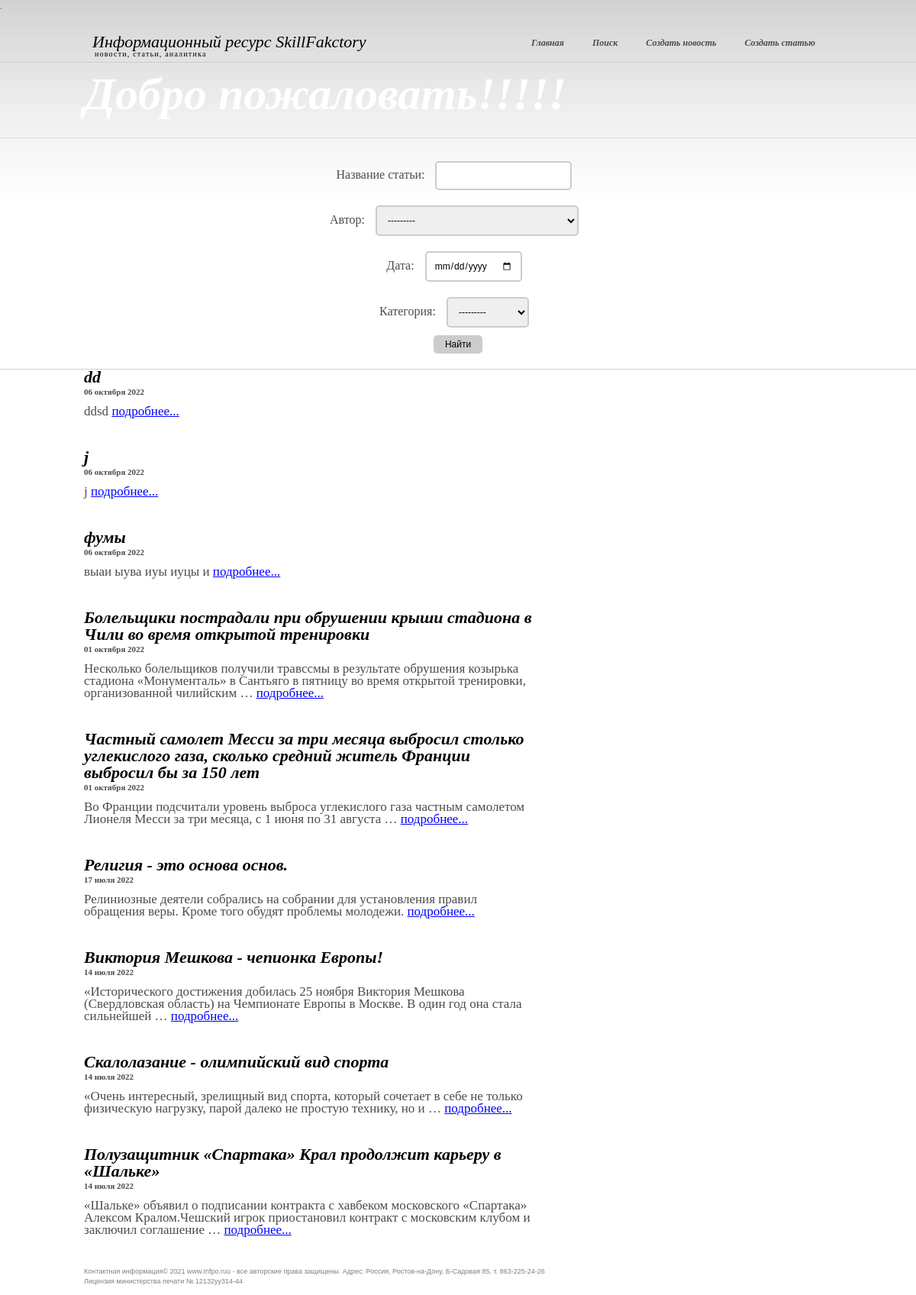
The page /home/search on the database as committed earlier.
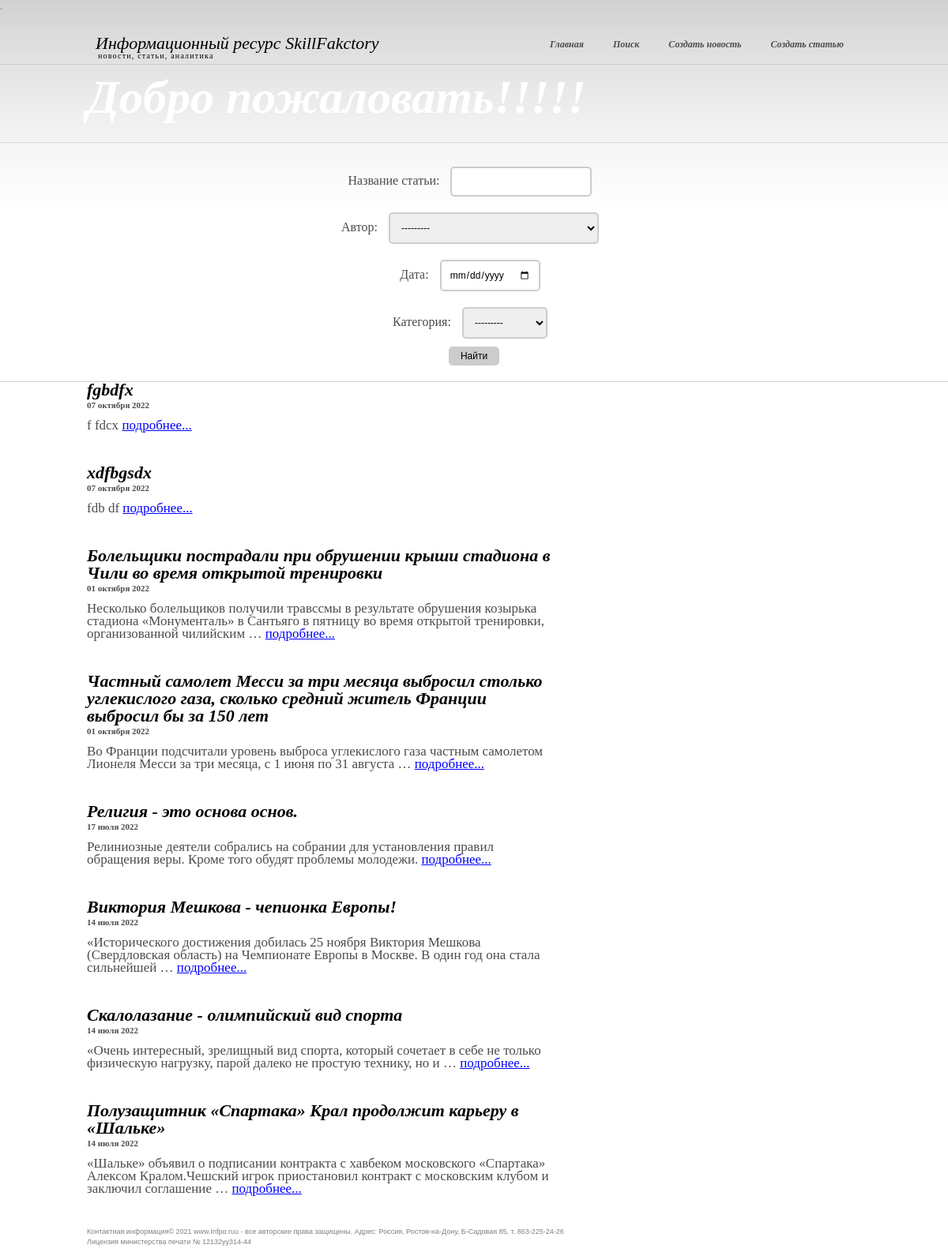
The same page on the database as committed later.
### news/models.py (models this page shows, shortened)
class Post(models.Model):
    head_article = models.CharField(max_length=255)  # post`s name
    text_post = models.TextField()  # text
    date = models.DateTimeField(auto_now_add = True)  # date of the post will be added
    type_post = models.CharField(max_length = 20, choices = POSITIONS, default = 'news')  # post`s type : news or article
    sum_rank = models.IntegerField(default = 0)
    id_author = models.ForeignKey('Author', on_delete = models.CASCADE)  # onetomany relation to the table "Author"
    category = models.ManyToManyField('Category', through = PostCategory)  # manytomany relation to the table "Category"

### news/views.py (the view)
class NewsFilter(ListView):
    model = Post
    template_name = 'search.html'
    context_object_name = 'news'
    ordering = '-date'
    def get_queryset(self):
        queryset = super().get_queryset()
        self.filter = news_filter(self.request.GET, queryset)
        return self.filter.qs
    def get_context_data(self, **kwargs):
        context = super().get_context_data(**kwargs)
        context['filter'] = news_filter(self.request.GET, self.queryset)
        return context

### news/models.py (called while the page is built)
    def __str__(self):
        return f'{self.name}'

    def __str__(self):
        return f'{self.full_name}'

### news/templatetags/custom_filters.py (called while the page is built)
@register.filter()
def censor(value):
    if isinstance(value, str):
        a = ['хрен', 'редиска', 'тыква']
        for i in a:
            b = ' '+i[0]+'*' * (len(i)-1)+' '
            value = value.replace(i, b)
    return value

### templates/search.html (shortened to what this page needs)
{% extends 'flatpages/default.html' %}
{% load custom_filters%}
{% block search %}
    <form action="" method="get">
        {{ filter.form.as_p }}
        <input type="submit" value="Найти">
    </form>
{% endblock search %}
{% block content %}
{% for i in news %}
    <div class="col">
       <div class="post">
           <h3>{{ i.head_article| censor}}</h3>
            <h4>{{ i.date|date:'d E Y' }}</h4>
            <p>{{ i.text_post|truncatewords:20| censor }}
            <a href="{{ i.id }}">подробнее...</a></p>
      </div>
    </div>
{% endfor %}
{% endblock content %}

### templates/flatpages/default.html (shortened to what this page needs)
<!DOCTYPE html PUBLIC "-//W3C//DTD XHTML 1.0 Transitional//EN" "http://www.w3.org/TR/xhtml1/DTD/xhtml1-transitional.dtd">
<html xmlns="http://www.w3.org/1999/xhtml">
<head>
  {% load static %}
  {% load cache %}.
  <link rel="stylesheet" href="{% static 'css/styles.css' %}" type="text/css" media="all" />
  <link rel="stylesheet" href="{% static 'css/styles_form.css' %}" type="text/css" media="all" />
</head>
<body>
{% cache 3600 wellcome %}
<div id="header">
  <div class="shell">
    <div id="logo-holder">
      <h1 id="logo"><a href="#">Информационный ресурс SkillFakctory</a></h1>
      <p id="quote">новости, статьи, аналитика</p>
    </div>
    <div id="navigation">
      <ul>
        <li><a href="/home"><span>Главная</span></a></li>
        <li><a href="/home/search"><span>Поиск</span></a></li>
        <li><a href="/home/news/create"><span>Создать новость</span></a></li>
        <li><a href="/home/article/create"><span>Создать статью</span></a></li>
        </ul>
    </div>
  </div>
</div>
<div id="featured-content">
  <div class="shell">
    <h2>Добро пожаловать!!!!! </h2>
  </div>
</div>
{% endcache %}
<div align="center" >
    {% block search %}
    {% endblock search %}
</div>
<div>
  <div class="shell">
        {%  block content %}
        {% endblock content %}
  </div>
</div>
{% cache 3600 footer %}
<div class="footer">
  <div class="shell">
    <p class="lf">Контактная информация&copy; 2021 <a href="#">www.Infpo.ruu</a> - все авторские права защищены. Адрес: Россия, Ростов-на-Дону, Б-Садовая 85, т. 863-225-24-26</p>
    <div style="clear:both;">Лицензия министерства печати № 12132уу314-44</div>
  </div>
</div>
{% endcache %}
</body>
</html>

### static/css/styles.css (style rules this page uses)
* { margin:0; padding:0; outline:0; }
body { font-size:11px; line-height:16px; font-family:Georgia, serif; color:#4c4c4c; background:#fff url(images/body-bg.gif) repeat-x 0 0; }
a { color:#0252aa; text-decoration:none; cursor:pointer; }
input, textarea, select { font-family:Arial, Helvetica, sans-serif; font-size:12px; border:0; }
.shell { width:980px; margin:0 auto; }
#header { padding:24px 0 41px 0; border-bottom:1px solid #cbcbcb; }
#logo-holder { float:left; display:inline; padding:4px 0 0 11px; }
#logo-holder h1#logo a { font-size:22px; font-weight:normal; color:#000; line-height:21px; font-style:italic; }
#logo-holder p#quote { font-size:10px; color:#000; line-height:12px; padding-left:3px; letter-spacing:0.12em; }
#navigation { float:right; display:inline; }
#navigation ul { list-style:none outside none; }
#navigation ul li { float:left; display:inline; padding-right:7px; }
#navigation ul li a, #navigation ul li a span { float:left; display:inline; height:34px; font-weight:bold; font-style:italic; font-size:12px; color:#4c4c4c; line-height:33px; padding-left:15px; }
#navigation ul li a span { padding:0 15px 0 0; }
#featured-content { padding:11px 0 18px 0; border-bottom:1px solid #d9d9d9; }
#featured-content h2 { font-size:60px; font-style:italic; line-height:60px; color:#fff; padding-bottom:9px; }
.col { float:left; display:inline; width:590px; margin-right:28px; padding-bottom:41px; }
.post h3 { color:#000; font-size:22px; font-style:italic; line-height:22px; }
.post a { text-decoration:none; }
.post p { font-size:17px; padding-top:10px; }
.post p a { color:blue; text-decoration:underline; }
.footer { font-family:Verdana, sans-serif; font-size:9px; padding:10px 0; border-top:1px solid #d0d0d0; }
.footer, .footer a { color:#7f7f7f; text-decoration:none; }
.footer p { margin:0; padding:0; line-height:normal; }
.footer .lf { float:left; }

### static/css/styles_form.css (style rules this page uses)
form { font-family: inherit; font-size: 1rem; font-weight: 50%; padding:10px; margin:10px; align:center; }
input[type=text],select,input[type=date],textarea { padding:10px; margin:10px; border:2px solid #ccc; -webkit-border-radius: 5px; border-radius: 5px; }
input[type=submit] { padding:5px 15px; background:#ccc; border:0 none; cursor:pointer; -webkit-border-radius: 5px; border-radius: 5px; }

Rows that differ between the two databases and show on the page:
removed Post: head_article|censor "dd", date "06 октября 2022", text_post|censor "ddsd"
removed Post: head_article|censor "j", date "06 октября 2022", text_post|censor "j"
removed Post: head_article|censor "фумы", date "06 октября 2022", text_post|censor "выаи ыува иуы иуцы и"
added Post: head_article|censor "fgbdfx", date "07 октября 2022", text_post|censor "f fdcx"
added Post: head_article|censor "xdfbgsdx", date "07 октября 2022", text_post|censor "fdb df"
